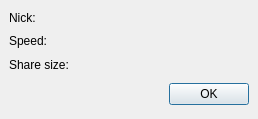
<ui version="4.0" >
 <author></author>
 <comment></comment>
 <exportmacro></exportmacro>
 <class>UIUserInfo</class>
 <widget class="QDialog" name="UIUserInfo" >
  <property name="geometry" >
   <rect>
    <x>0</x>
    <y>0</y>
    <width>258</width>
    <height>119</height>
   </rect>
  </property>
  <property name="windowTitle" >
   <string>User Info</string>
  </property>
  <layout class="QVBoxLayout" >
   <property name="margin" >
    <number>9</number>
   </property>
   <property name="spacing" >
    <number>6</number>
   </property>
   <item>
    <layout class="QGridLayout" >
     <property name="margin" >
      <number>0</number>
     </property>
     <property name="spacing" >
      <number>6</number>
     </property>
     <item row="2" column="0" >
      <widget class="QLabel" name="label_3" >
       <property name="text" >
        <string>Share size:</string>
       </property>
      </widget>
     </item>
     <item row="0" column="0" >
      <widget class="QLabel" name="label" >
       <property name="text" >
        <string>Nick:</string>
       </property>
      </widget>
     </item>
     <item row="2" column="1" >
      <widget class="QLabel" name="share" >
       <property name="text" >
        <string/>
       </property>
      </widget>
     </item>
     <item row="0" column="1" >
      <widget class="QLabel" name="nick" >
       <property name="text" >
        <string/>
       </property>
      </widget>
     </item>
     <item row="1" column="1" >
      <widget class="QLabel" name="speed" >
       <property name="text" >
        <string/>
       </property>
      </widget>
     </item>
     <item row="1" column="0" >
      <widget class="QLabel" name="label_2" >
       <property name="text" >
        <string>Speed:</string>
       </property>
      </widget>
     </item>
    </layout>
   </item>
   <item>
    <layout class="QHBoxLayout" >
     <property name="margin" >
      <number>0</number>
     </property>
     <property name="spacing" >
      <number>6</number>
     </property>
     <item>
      <spacer>
       <property name="orientation" >
        <enum>Qt::Horizontal</enum>
       </property>
       <property name="sizeHint" >
        <size>
         <width>131</width>
         <height>31</height>
        </size>
       </property>
      </spacer>
     </item>
     <item>
      <widget class="QPushButton" name="okButton" >
       <property name="text" >
        <string>OK</string>
       </property>
      </widget>
     </item>
    </layout>
   </item>
  </layout>
 </widget>
 <pixmapfunction></pixmapfunction>
 <resources/>
 <connections/>
</ui>
